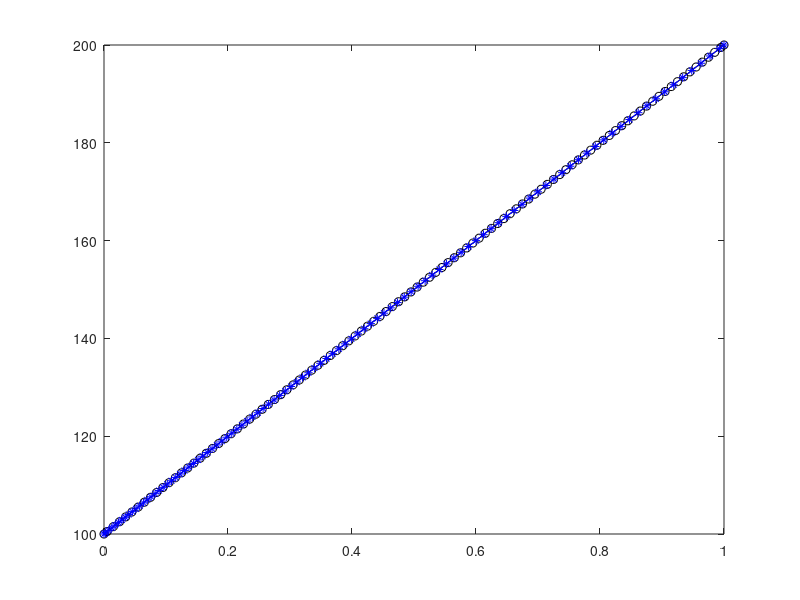

The MATLAB source for this figure:
% Lecture 3 Example #1
clear all
close all
clc

%%%%%%%%%%%%%%%%%%%%%%%%%%%%%%%%%%%%%%%%%%%%%%%%%%%%%%%%%%%%%%%%%%%%%%%%%%%
%%%%%%%%%%%%%%%%%%%%%%%%%%%%%%%%%%%%%%%%%%%%%%%%%%%%%%%%%%%%%%%%%%%%%%%%%%%
% Constant dx

% Defining our constants:
L = 1; % [m]
Gamma_e = 1; % [W/m-K]
Gamma_w = 1; % [W/m-K]
A_e = 1; % [m^2]
A_w = A_e;

% Defining our domain:
N = 100; % number of control volumes
n = N+2; % number of nodes
delta_x_w = L/N;
delta_x_e = L/N;
dx = L/N;

% Defining nodal points - where temperature is solved (used for plotting)
nodes = zeros(1,n);
nodes(1) = 0;
nodes(2) = dx/2;
for i = 3:N
    nodes(i) = nodes(i-1) + dx;
end
nodes(end-1) = L - (dx/2);
nodes(end) = L;
    
% Defining our variables of interest:
T = zeros(1,n);
coeff = zeros(N,N);
b = zeros(N,1);

% Defining our boundary conditions:
T(1) = 100; % [K]
T(end) = 200; % [K]

% Defining our coefficients for the interior of our domain (CVs 2:N-1):
a_W = A_w*(Gamma_w/delta_x_w);
a_E = A_e*(Gamma_e/delta_x_e);
a_P = a_E + a_W;

% Populating our coefficient matrix. We first start with the interior
% diagonal values (i.e. a_P for CVs 2:N-1

for i = 2:N-1
    for j = 2:N-1
        if i == j
            coeff(i,j) = a_P; 
        end
    end
end

% Next we have to populate a_P for CVs 1 and N. Note for CV 1 we use the
% modified a_W expression, which considers delta_x_w/2
coeff(1,1) = a_E + (A_w*((2*Gamma_w)/dx));
% Note for CV 2 we use the modified expression for a_E, which considers
% delta_x_e/2
coeff(end,end) = a_W + (A_e*((2*Gamma_e)/dx));

% Next we populate the off-diagonals, i.e. a_E and a_W
for i = 1:N
    for j = 1:N
        if i + 1 == j
           coeff(i,j) = -a_E; 
        end
        if j + 1 == i
            coeff(i,j) = -a_W;
        end
    end
end

% Next we populate the RHS matrix
b(1) = (A_w*((2*Gamma_w)/dx))*T(1);
b(end) = (A_e*((2*Gamma_e)/dx))*T(end);

% Obtaining the solution through matrix inversion
temp = coeff\b;

temperatures = horzcat(T(1),transpose(temp(:)),T(end));

fprintf('Using a uniform grid:\n')
fprintf('T(0) = %.1f [K] at x=%.3f\n',T(1),nodes(1))
for i = 1:N
   fprintf('T(%i) = %.1f [K] at x=%.3f\n',i,temp(i),nodes(i+1))
end
fprintf('T(%i) = %.1f [K] at x=%.3f\n\n',(N+1),T(end),nodes(end))

plot(nodes,temperatures,'-ok')
hold on
pause
%%%%%%%%%%%%%%%%%%%%%%%%%%%%%%%%%%%%%%%%%%%%%%%%%%%%%%%%%%%%%%%%%%%%%%%%%%%
%%%%%%%%%%%%%%%%%%%%%%%%%%%%%%%%%%%%%%%%%%%%%%%%%%%%%%%%%%%%%%%%%%%%%%%%%%%
% Variable dx

clearvars delta_x_w delta_x_e a_W a_E a_P coeff b T temp temperatures dx

% Defining our domain:
n = N+2; % number of nodes

% Defining nodal points
x = linspace(0,L,N);
for i = 1:N
    dx(i) = (L/N)*x(i) + (L/(2*N));
end
% Continuity check
if sum(dx(:)) - 1 >= 10^-15
    fprintf('domain discretization error.')
end

% Defining nodal points - where temperature is solved (used for plotting
% and defining delta_x_w and delta_x_e
nodes(1) = 0;
nodes(2) = dx(1)/2;
for i = 3:N
    nodes(i) = nodes(i-1) + (dx(i-2) + dx(i-1))/2;
end
nodes(end-1) = L - (dx(end)/2);
nodes(end) = L;

% Defining the nodal spacing, delta_x_w and delta_x_e
for i = 1:N
    delta_x_w(i) = nodes(i+1) - nodes(i);
    delta_x_e(i) = nodes(i+2) - nodes(i+1);
end

% Defining our variables of interest:
T = zeros(1,n);
coeff = zeros(N,N);
b = zeros(N,1);

% Defining our boundary conditions:
T(1) = 100; % [K]
T(end) = 200; % [K]

% Defining our coefficients a_W, a_P, and a_E
for i = 1:N
   a_E(i) = A_e*(Gamma_e/delta_x_e(i));
   a_W(i) = A_w*(Gamma_w/delta_x_w(i));
   a_P(i) = a_E(i) + a_W(i);
end

% Populating our coefficient matrix. We first start with the interior
% diagonal values (i.e. a_P for CVs 2:N-1

% Next we populate the off-diagonals, i.e. a_E and a_W
for i = 1:N
    for j = 1:N
        if i == j
            coeff(i,j) = a_P(i); 
        end
        if i + 1 == j
           coeff(i,j) = -a_E(i); 
        end
        if j + 1 == i
            coeff(i,j) = -a_W(i);
        end
    end
end

% Next we populate the RHS matrix
b(1) = a_W(1)*T(1);
b(end) = a_E(end)*T(end);

% Obtaining the solution through matrix inversion
temp = coeff\b;

temperatures = horzcat(T(1),transpose(temp(:)),T(end));

fprintf('Using a non-uniform grid:\n')
fprintf('T(0) = %.1f [K] at x=%.3f\n',T(1),nodes(1))
for i = 1:N
   fprintf('T(%i) = %.1f [K] at x=%.3f\n',i,temp(i),nodes(i+1))
end
fprintf('T(%i) = %.1f [K] at x=%.3f\n',(N+1),T(end),nodes(end))

plot(nodes,temperatures,'-*b')



